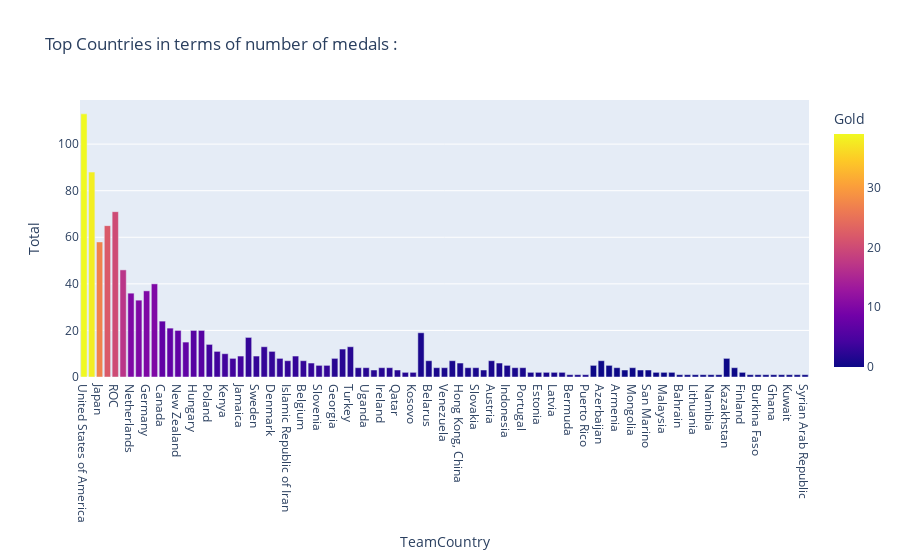

The code cell stored with this chart in its notebook:
### Markdown cell above
### Number of Medals in each country

### Code cell
px.bar(MedalsDf, x="TeamCountry", y="Total", color="Gold", title="Top Countries in terms of number of medals: ")

### Figure 1 — Plotly figure (JSON) as saved in the notebook; plotly's stock layout.template omitted (floating-point values rounded to 4 significant figures)
{"data": [{"alignmentgroup": "True", "hovertemplate": "TeamCountry=%{x}<br>Total=%{y}<br>Gold=%{marker.color}<extra></extra>", "legendgroup": "", "marker": {"color": [39, 38, 27, 22, 20, 17, 10, 10, 10, 10, 7, 7, 7, 7, 6, 6, 4, 4, 4, 4, 4, 3, 3, 3, 3, 3, 3, 3, 3, 3, 3, 3, 2, 2, 2, 2, 2, 2, 2, 2, 2, 2, 2, 1, 1, 1, 1, 1, 1, 1, 1, 1, 1, 1, 1, 1, 1, 1, 1, 1, 1, 1, 1, 1, 1, 0, 0, 0, 0, 0, 0, 0, 0, 0, 0, 0, 0, 0, 0, 0, 0, 0, 0, 0, 0, 0, 0, 0, 0, 0, 0, 0, 0], "coloraxis": "coloraxis", "pattern": {"shape": ""}}, "name": "", "offsetgroup": "", "orientation": "v", "showlegend": false, "textposition": "auto", "type": "bar", "x": ["United States of America", "People's Republic of China", "Japan", "Great Britain", "ROC", "Australia", "Netherlands", "France", "Germany", "Italy", "Canada", "Brazil", "New Zealand", "Cuba", "Hungary", "Republic of Korea", "Poland", "Czech Republic", "Kenya", "Norway", "Jamaica", "Spain", "Sweden", "Switzerland", "Denmark", "Croatia", "Islamic Republic of Iran", "Serbia", "Belgium", "Bulgaria", "Slovenia", "Uzbekistan", "Georgia", "Chinese Taipei", "Turkey", "Greece", "Uganda", "Ecuador", "Ireland", "Israel", "Qatar", "Bahamas", "Kosovo", "Ukraine", "Belarus", "Romania", "Venezuela", "India", "Hong Kong, China", "Philippines", "Slovakia", "South Africa", "Austria", "Egypt", "Indonesia", "Ethiopia", "Portugal", "Tunisia", "Estonia", "Fiji", "Latvia", "Thailand", "Bermuda", "Morocco", "Puerto Rico", "Colombia", "Azerbaijan", "Dominican Republic", "Armenia", "Kyrgyzstan", "Mongolia", "Argentina", "San Marino", "Jordan", "Malaysia", "Nigeria", "Bahrain", "Saudi Arabia", "Lithuania", "North Macedonia", "Namibia", "Turkmenistan", "Kazakhstan", "Mexico", "Finland", "Botswana", "Burkina Faso", "Côte d'Ivoire", "Ghana", "Grenada", "Kuwait", "Republic of Moldova", "Syrian Arab Republic"], "xaxis": "x", "y": [113, 88, 58, 65, 71, 46, 36, 33, 37, 40, 24, 21, 20, 15, 20, 20, 14, 11, 10, 8, 9, 17, 9, 13, 11, 8, 7, 9, 7, 6, 5, 5, 8, 12, 13, 4, 4, 3, 4, 4, 3, 2, 2, 19, 7, 4, 4, 7, 6, 4, 4, 3, 7, 6, 5, 4, 4, 2, 2, 2, 2, 2, 1, 1, 1, 5, 7, 5, 4, 3, 4, 3, 3, 2, 2, 2, 1, 1, 1, 1, 1, 1, 8, 4, 2, 1, 1, 1, 1, 1, 1, 1, 1], "yaxis": "y"}], "layout": {"barmode": "relative", "coloraxis": {"colorbar": {"title": {"text": "Gold"}}, "colorscale": [[0, "#0d0887"], [0.1111, "#46039f"], [0.2222, "#7201a8"], [0.3333, "#9c179e"], [0.4444, "#bd3786"], [0.5556, "#d8576b"], [0.6667, "#ed7953"], [0.7778, "#fb9f3a"], [0.8889, "#fdca26"], [1, "#f0f921"]]}, "legend": {"tracegroupgap": 0}, "title": {"text": "Top Countries in terms of number of medals : "}, "xaxis": {"anchor": "y", "domain": [0, 1], "title": {"text": "TeamCountry"}}, "yaxis": {"anchor": "x", "domain": [0, 1], "title": {"text": "Total"}}}}
